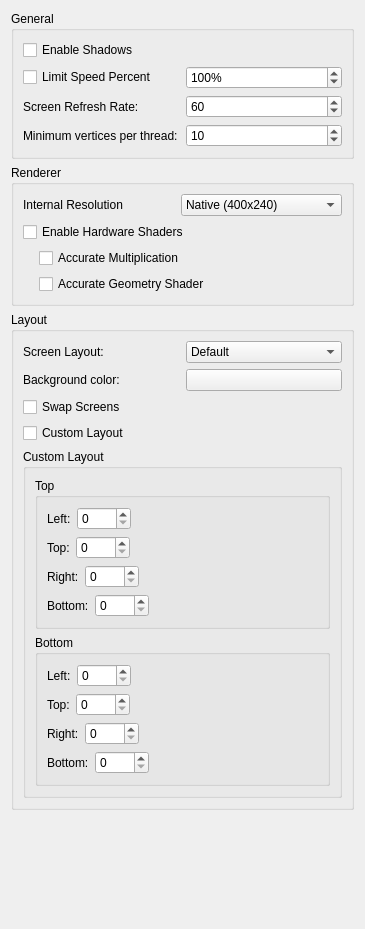
<?xml version="1.0" encoding="UTF-8"?>
<ui version="4.0">
 <class>ConfigureGraphics</class>
 <widget class="QWidget" name="ConfigureGraphics">
  <property name="geometry">
   <rect>
    <x>0</x>
    <y>0</y>
    <width>365</width>
    <height>929</height>
   </rect>
  </property>
  <property name="windowTitle">
   <string>Form</string>
  </property>
  <layout class="QVBoxLayout" name="verticalLayout">
   <item>
    <widget class="QGroupBox" name="generalBox">
     <property name="title">
      <string>General</string>
     </property>
     <layout class="QVBoxLayout" name="verticalLayout_2">
      <item>
       <widget class="QCheckBox" name="enable_shadows">
        <property name="text">
         <string>Enable Shadows</string>
        </property>
       </widget>
      </item>
      <item>
       <layout class="QHBoxLayout" name="horizontalLayout_2">
        <item>
         <widget class="QCheckBox" name="toggle_frame_limit">
          <property name="text">
           <string>Limit Speed Percent</string>
          </property>
         </widget>
        </item>
        <item>
         <widget class="QSpinBox" name="frame_limit">
          <property name="suffix">
           <string>%</string>
          </property>
          <property name="minimum">
           <number>1</number>
          </property>
          <property name="maximum">
           <number>9999</number>
          </property>
          <property name="value">
           <number>100</number>
          </property>
         </widget>
        </item>
       </layout>
      </item>
      <item>
       <layout class="QHBoxLayout" name="horizontalLayout_6">
        <item>
         <widget class="QLabel" name="label_3">
          <property name="text">
           <string>Screen Refresh Rate:</string>
          </property>
         </widget>
        </item>
        <item>
         <widget class="QSpinBox" name="screen_refresh_rate">
          <property name="minimum">
           <number>1</number>
          </property>
          <property name="maximum">
           <number>999</number>
          </property>
          <property name="value">
           <number>60</number>
          </property>
         </widget>
        </item>
       </layout>
      </item>
      <item>
       <layout class="QHBoxLayout" name="horizontalLayout_7">
        <item>
         <widget class="QLabel" name="label_4">
          <property name="text">
           <string>Minimum vertices per thread:</string>
          </property>
         </widget>
        </item>
        <item>
         <widget class="QSpinBox" name="min_vertices_per_thread">
          <property name="minimum">
           <number>1</number>
          </property>
          <property name="maximum">
           <number>100000</number>
          </property>
          <property name="value">
           <number>10</number>
          </property>
         </widget>
        </item>
       </layout>
      </item>
     </layout>
    </widget>
   </item>
   <item>
    <widget class="QGroupBox" name="rendererBox">
     <property name="title">
      <string>Renderer</string>
     </property>
     <layout class="QVBoxLayout" name="verticalLayout_6">
      <item>
       <layout class="QHBoxLayout" name="horizontalLayout">
        <item>
         <widget class="QLabel" name="label">
          <property name="text">
           <string>Internal Resolution</string>
          </property>
         </widget>
        </item>
        <item>
         <widget class="QComboBox" name="resolution_factor_combobox">
          <item>
           <property name="text">
            <string>Native (400x240)</string>
           </property>
          </item>
          <item>
           <property name="text">
            <string>2x Native (800x480)</string>
           </property>
          </item>
          <item>
           <property name="text">
            <string>3x Native (1200x720)</string>
           </property>
          </item>
          <item>
           <property name="text">
            <string>4x Native (1600x960)</string>
           </property>
          </item>
          <item>
           <property name="text">
            <string>5x Native (2000x1200)</string>
           </property>
          </item>
          <item>
           <property name="text">
            <string>6x Native (2400x1440)</string>
           </property>
          </item>
          <item>
           <property name="text">
            <string>7x Native (2800x1680)</string>
           </property>
          </item>
          <item>
           <property name="text">
            <string>8x Native (3200x1920)</string>
           </property>
          </item>
          <item>
           <property name="text">
            <string>9x Native (3600x2160)</string>
           </property>
          </item>
          <item>
           <property name="text">
            <string>10x Native (4000x2400)</string>
           </property>
          </item>
         </widget>
        </item>
       </layout>
      </item>
      <item>
       <widget class="QCheckBox" name="toggle_hw_shaders">
        <property name="toolTip">
         <string>&lt;html&gt;&lt;head/&gt;&lt;body&gt;&lt;p&gt;Use OpenGL to accelerate shader emulation.&lt;/p&gt;&lt;p&gt;Requires a relatively powerful GPU for better performance.&lt;/p&gt;&lt;/body&gt;&lt;/html&gt;</string>
        </property>
        <property name="text">
         <string>Enable Hardware Shaders</string>
        </property>
       </widget>
      </item>
      <item>
       <widget class="QWidget" name="hw_shaders_group" native="true">
        <layout class="QVBoxLayout" name="verticalLayout_7">
         <property name="leftMargin">
          <number>16</number>
         </property>
         <property name="topMargin">
          <number>0</number>
         </property>
         <property name="rightMargin">
          <number>0</number>
         </property>
         <property name="bottomMargin">
          <number>0</number>
         </property>
         <item>
          <widget class="QCheckBox" name="toggle_accurate_mul">
           <property name="toolTip">
            <string>&lt;html&gt;&lt;head/&gt;&lt;body&gt;&lt;p&gt;Correctly handle all edge cases in multiplication operation in shaders. &lt;/p&gt;&lt;p&gt;Some games requires this to be enabled for the hardware shader to render properly.&lt;/p&gt;&lt;p&gt;However this would reduce performance in most games.&lt;/p&gt;&lt;/body&gt;&lt;/html&gt;</string>
           </property>
           <property name="text">
            <string>Accurate Multiplication</string>
           </property>
          </widget>
         </item>
         <item>
          <widget class="QCheckBox" name="toggle_accurate_gs">
           <property name="toolTip">
            <string>&lt;html&gt;&lt;head/&gt;&lt;body&gt;&lt;p&gt;Force to fall back to software shader emulation when geometry shaders are used. &lt;/p&gt;&lt;p&gt;Some games require this to be enabled for the hardware shader to render properly.&lt;/p&gt;&lt;p&gt;However this might reduce performance in some games&lt;/p&gt;&lt;/body&gt;&lt;/html&gt;</string>
           </property>
           <property name="text">
            <string>Accurate Geometry Shader</string>
           </property>
          </widget>
         </item>
        </layout>
       </widget>
      </item>
     </layout>
    </widget>
   </item>
   <item>
    <widget class="QGroupBox" name="layoutBox">
     <property name="title">
      <string>Layout</string>
     </property>
     <layout class="QVBoxLayout" name="verticalLayout_3">
      <item>
       <layout class="QHBoxLayout" name="horizontalLayout_4">
        <item>
         <widget class="QLabel" name="label1">
          <property name="text">
           <string>Screen Layout:</string>
          </property>
         </widget>
        </item>
        <item>
         <widget class="QComboBox" name="layout_combobox">
          <item>
           <property name="text">
            <string>Default</string>
           </property>
          </item>
          <item>
           <property name="text">
            <string>Single Screen</string>
           </property>
          </item>
          <item>
           <property name="text">
            <string>Medium Screen</string>
           </property>
          </item>
          <item>
           <property name="text">
            <string>Large Screen</string>
           </property>
          </item>
          <item>
           <property name="text">
            <string>Side by Side</string>
           </property>
          </item>
         </widget>
        </item>
       </layout>
      </item>
      <item>
       <layout class="QHBoxLayout" name="horizontalLayout_3">
        <item>
         <widget class="QLabel" name="label_background_color">
          <property name="text">
           <string>Background color:</string>
          </property>
         </widget>
        </item>
        <item>
         <widget class="QPushButton" name="layout_bg"/>
        </item>
       </layout>
      </item>
      <item>
       <widget class="QCheckBox" name="swap_screens">
        <property name="text">
         <string>Swap Screens</string>
        </property>
       </widget>
      </item>
      <item>
       <widget class="QCheckBox" name="custom_layout">
        <property name="text">
         <string>Custom Layout</string>
        </property>
       </widget>
      </item>
      <item>
       <widget class="QGroupBox" name="custom_layout_group">
        <property name="title">
         <string>Custom Layout</string>
        </property>
        <layout class="QVBoxLayout" name="verticalLayout_5">
         <item>
          <widget class="QGroupBox" name="custom_top">
           <property name="title">
            <string>Top</string>
           </property>
           <layout class="QVBoxLayout" name="verticalLayout_8">
            <item>
             <layout class="QHBoxLayout" name="horizontalLayout_5">
              <item>
               <widget class="QLabel" name="label_6">
                <property name="text">
                 <string>Left:</string>
                </property>
               </widget>
              </item>
              <item>
               <widget class="QSpinBox" name="custom_top_left">
                <property name="maximum">
                 <number>5000</number>
                </property>
               </widget>
              </item>
              <item>
               <spacer name="horizontalSpacer">
                <property name="orientation">
                 <enum>Qt::Horizontal</enum>
                </property>
                <property name="sizeHint" stdset="0">
                 <size>
                  <width>40</width>
                  <height>20</height>
                 </size>
                </property>
               </spacer>
              </item>
             </layout>
            </item>
            <item>
             <layout class="QHBoxLayout" name="horizontalLayout_9">
              <item>
               <widget class="QLabel" name="label_7">
                <property name="text">
                 <string>Top:</string>
                </property>
               </widget>
              </item>
              <item>
               <widget class="QSpinBox" name="custom_top_top">
                <property name="maximum">
                 <number>5000</number>
                </property>
               </widget>
              </item>
              <item>
               <spacer name="horizontalSpacer_2">
                <property name="orientation">
                 <enum>Qt::Horizontal</enum>
                </property>
                <property name="sizeHint" stdset="0">
                 <size>
                  <width>40</width>
                  <height>20</height>
                 </size>
                </property>
               </spacer>
              </item>
             </layout>
            </item>
            <item>
             <layout class="QHBoxLayout" name="horizontalLayout_10">
              <item>
               <widget class="QLabel" name="label_8">
                <property name="text">
                 <string>Right:</string>
                </property>
               </widget>
              </item>
              <item>
               <widget class="QSpinBox" name="custom_top_right">
                <property name="maximum">
                 <number>5000</number>
                </property>
               </widget>
              </item>
              <item>
               <spacer name="horizontalSpacer_3">
                <property name="orientation">
                 <enum>Qt::Horizontal</enum>
                </property>
                <property name="sizeHint" stdset="0">
                 <size>
                  <width>40</width>
                  <height>20</height>
                 </size>
                </property>
               </spacer>
              </item>
             </layout>
            </item>
            <item>
             <layout class="QHBoxLayout" name="horizontalLayout_11">
              <item>
               <widget class="QLabel" name="label_11">
                <property name="text">
                 <string>Bottom:</string>
                </property>
               </widget>
              </item>
              <item>
               <widget class="QSpinBox" name="custom_top_bottom">
                <property name="maximum">
                 <number>5000</number>
                </property>
               </widget>
              </item>
              <item>
               <spacer name="horizontalSpacer_4">
                <property name="orientation">
                 <enum>Qt::Horizontal</enum>
                </property>
                <property name="sizeHint" stdset="0">
                 <size>
                  <width>40</width>
                  <height>20</height>
                 </size>
                </property>
               </spacer>
              </item>
             </layout>
            </item>
           </layout>
          </widget>
         </item>
         <item>
          <widget class="QGroupBox" name="custom_bottom">
           <property name="title">
            <string>Bottom</string>
           </property>
           <layout class="QVBoxLayout" name="verticalLayout_9">
            <item>
             <layout class="QHBoxLayout" name="horizontalLayout_12">
              <item>
               <widget class="QLabel" name="label_9">
                <property name="text">
                 <string>Left:</string>
                </property>
               </widget>
              </item>
              <item>
               <widget class="QSpinBox" name="custom_bottom_left">
                <property name="maximum">
                 <number>5000</number>
                </property>
               </widget>
              </item>
              <item>
               <spacer name="horizontalSpacer_5">
                <property name="orientation">
                 <enum>Qt::Horizontal</enum>
                </property>
                <property name="sizeHint" stdset="0">
                 <size>
                  <width>40</width>
                  <height>20</height>
                 </size>
                </property>
               </spacer>
              </item>
             </layout>
            </item>
            <item>
             <layout class="QHBoxLayout" name="horizontalLayout_13">
              <item>
               <widget class="QLabel" name="label_10">
                <property name="text">
                 <string>Top:</string>
                </property>
               </widget>
              </item>
              <item>
               <widget class="QSpinBox" name="custom_bottom_top">
                <property name="maximum">
                 <number>5000</number>
                </property>
               </widget>
              </item>
              <item>
               <spacer name="horizontalSpacer_6">
                <property name="orientation">
                 <enum>Qt::Horizontal</enum>
                </property>
                <property name="sizeHint" stdset="0">
                 <size>
                  <width>40</width>
                  <height>20</height>
                 </size>
                </property>
               </spacer>
              </item>
             </layout>
            </item>
            <item>
             <layout class="QHBoxLayout" name="horizontalLayout_14">
              <item>
               <widget class="QLabel" name="label_12">
                <property name="text">
                 <string>Right:</string>
                </property>
               </widget>
              </item>
              <item>
               <widget class="QSpinBox" name="custom_bottom_right">
                <property name="maximum">
                 <number>5000</number>
                </property>
               </widget>
              </item>
              <item>
               <spacer name="horizontalSpacer_7">
                <property name="orientation">
                 <enum>Qt::Horizontal</enum>
                </property>
                <property name="sizeHint" stdset="0">
                 <size>
                  <width>40</width>
                  <height>20</height>
                 </size>
                </property>
               </spacer>
              </item>
             </layout>
            </item>
            <item>
             <layout class="QHBoxLayout" name="horizontalLayout_15">
              <item>
               <widget class="QLabel" name="label_13">
                <property name="text">
                 <string>Bottom:</string>
                </property>
               </widget>
              </item>
              <item>
               <widget class="QSpinBox" name="custom_bottom_bottom">
                <property name="maximum">
                 <number>5000</number>
                </property>
               </widget>
              </item>
              <item>
               <spacer name="horizontalSpacer_8">
                <property name="orientation">
                 <enum>Qt::Horizontal</enum>
                </property>
                <property name="sizeHint" stdset="0">
                 <size>
                  <width>40</width>
                  <height>20</height>
                 </size>
                </property>
               </spacer>
              </item>
             </layout>
            </item>
           </layout>
          </widget>
         </item>
        </layout>
       </widget>
      </item>
     </layout>
    </widget>
   </item>
   <item>
    <spacer name="verticalSpacer">
     <property name="orientation">
      <enum>Qt::Vertical</enum>
     </property>
     <property name="sizeHint" stdset="0">
      <size>
       <width>20</width>
       <height>40</height>
      </size>
     </property>
    </spacer>
   </item>
  </layout>
 </widget>
 <resources/>
 <connections/>
</ui>
